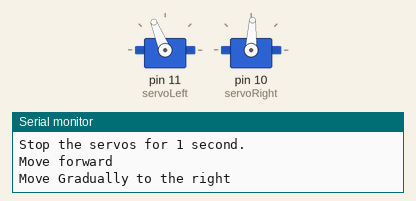
Recording of a sketch running on a simulated Arduino Uno, built with avr-gcc and run on an emulated ATmega328P. Shown: 2 × servo, the last lines printed to the serial monitor.

Above: at 2.1 s.
At 7.4 s:
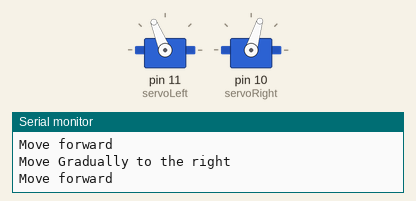
At 9.9 s:
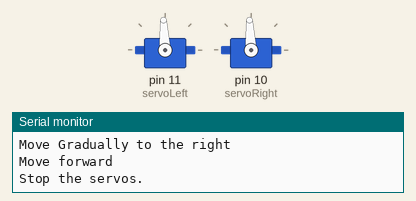
Timing chart, 0 to 11.4 s (numbered marks = the images above):
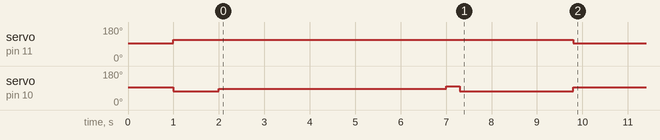

Measured:
- by itself, servo on pin 11 (servoLeft): 93° → 112° at 1.0 s, → 93° 8.8 s later
- by itself, servo on pin 10 (servoRight): 93° → 73° at 1.0 s, → 87° 1.0 s later, → 98° 5.0 s later, → 73° 0.30 s later, … (5 changes in this stretch)

The sketch:

Ch3Golf_Hole4_Gradual_Turn.ino
```cpp
#include <Servo.h>

Servo servoLeft;
Servo servoRight;

void setup() {
  // put your setup code here, to run once:
  Serial.begin(9600);

  servoLeft.attach(11);
  servoRight.attach(10);

  Serial.println("Stop the servos for 1 second.");
  servoLeft.writeMicroseconds(1500);
  servoRight.writeMicroseconds(1500);
  delay(1000);

//////////////////////////////////////////////////////////
  Serial.println("Move forward");
  servoLeft.writeMicroseconds(1700);    //counter-clockwise
  servoRight.writeMicroseconds(1300);   //clockwise
  delay(1000);

//////////////////////////////////////////////////////////
  Serial.println("Move Gradually to the right");
  moveGradualRight();


  servoLeft.writeMicroseconds(1700);
  servoRight.writeMicroseconds(1550);
  delay(300);


//////////////////////////////////////////////////////////
  Serial.println("Move forward");
  servoLeft.writeMicroseconds(1700);    //counter-clockwise
  servoRight.writeMicroseconds(1300);   //clockwise
  delay(2500);


/////////////////////////////////////////////////////////
  Serial.println("Stop the servos.");
  stopServos();

}

void loop() {
  // put your main code here, to run repeatedly:

}
///////////////////////////////////////////////////////////////////////////////
//////////////////////////////////////////////////////////////////////////////

void turnRight90()
{
  servoLeft.writeMicroseconds(1600);    //counter-clockwise
  servoRight.writeMicroseconds(1600);   //counter-clockwise
  delay(600);
}

void turnLeft90()
{
  servoLeft.writeMicroseconds(1400);    //counter-clockwise
  servoRight.writeMicroseconds(1400);   //counter-clockwise
  delay(600);
}

void moveForward1ft()
{
  servoLeft.writeMicroseconds(1700);    //counter-clockwise
  servoRight.writeMicroseconds(1300);   //clockwise
  delay(2167);
}

void stopServos()
{
  servoLeft.writeMicroseconds(1500);
  servoRight.writeMicroseconds(1500);
}

void moveGradualRight()
{
  servoLeft.writeMicroseconds(1700);
  servoRight.writeMicroseconds(1442);
  delay(5000);
}
```
